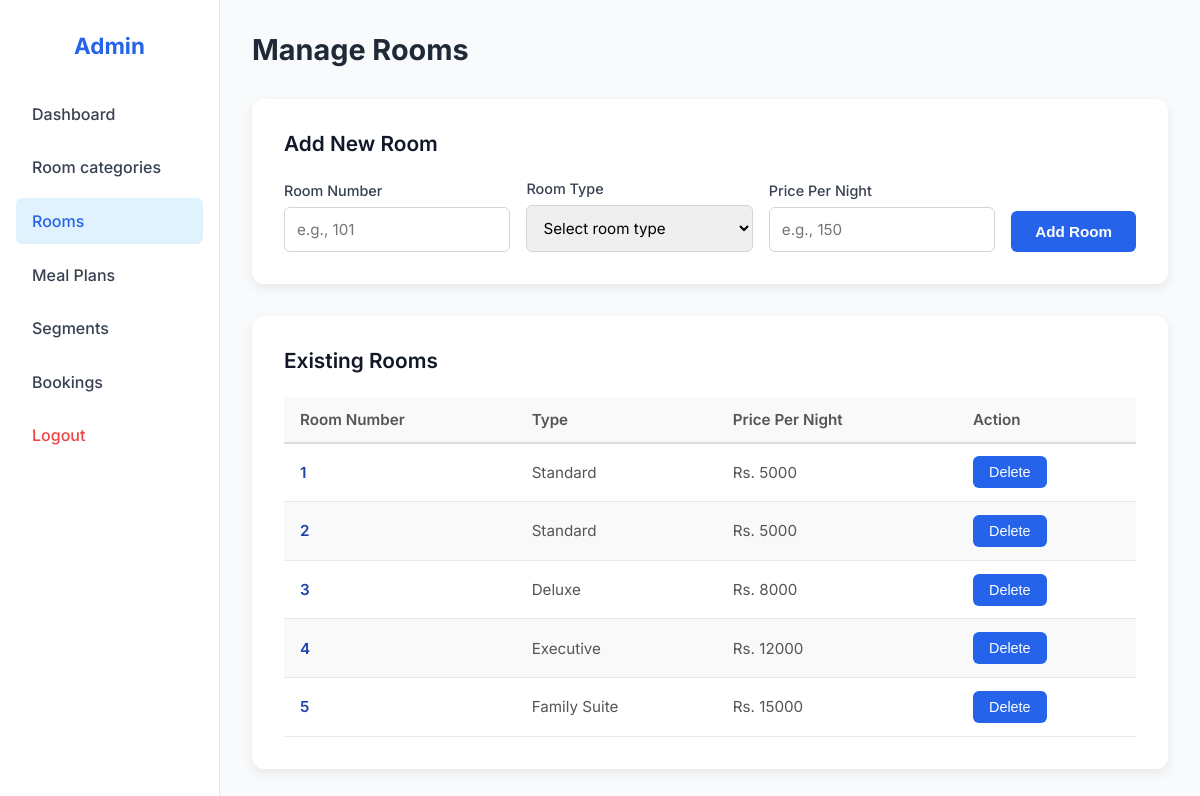
Screenshot of /admin/rooms (signed in) with the database file from the repository.
### tables this page shows
CREATE TABLE rooms (
            room_id INTEGER PRIMARY KEY AUTOINCREMENT,
            room_number TEXT UNIQUE NOT NULL,
            room_type_id INTEGER NOT NULL,
            price_per_night INTEGER,
            FOREIGN KEY(room_type_id) REFERENCES room_types(room_type_id) ON DELETE CASCADE
        );

CREATE TABLE room_types (
            room_type_id INTEGER PRIMARY KEY AUTOINCREMENT,
            room_type_name TEXT UNIQUE NOT NULL,
            description TEXT,
            price_per_night INTEGER,
            image_path TEXT
        );

### app.py (the view, shortened to what this page needs)
@app.route("/admin/rooms", methods=["GET", "POST"])
@admin_required
def manage_rooms():
    conn = get_db_connection()
    room_types = conn.execute("SELECT * FROM room_types").fetchall()
    rooms = conn.execute("""
        SELECT r.room_id, r.room_number, t.room_type_name, t.image_path, r.price_per_night,
               t.price_per_night AS type_default_price
        FROM rooms r
        JOIN room_types t ON r.room_type_id = t.room_type_id
        ORDER BY r.room_number
    """).fetchall()
    conn.close()
    return render_template("manage_rooms.html", rooms=rooms, room_types=room_types)

### app.py (called while the page is built)
def get_db_connection():
    conn = sqlite3.connect(DB_PATH)
    conn.row_factory = sqlite3.Row
    conn.execute("PRAGMA foreign_keys = ON")
    return conn

def admin_required(f):
    @wraps(f)
    def decorated(*args, **kwargs):
        if not session.get("is_admin"):
            flash("Admin access required.", "danger")
            return redirect(url_for("login"))
        return f(*args, **kwargs)
    return decorated

### templates/manage_rooms.html (shortened to what this page needs)
<!DOCTYPE html>
<html lang="en">
<head>
    <link rel="stylesheet" href="{{ url_for('static', filename='css/manage_rooms.css') }}">
    <link rel="stylesheet" href="{{ url_for('static', filename='css/flash.css') }}">
</head>
<body>
    <div class="dashboard">
        <aside class="sidebar">
            <h2>Admin</h2>
            <nav>
                <a href="{{ url_for('admin_dashboard') }}">Dashboard</a>
                <a href="{{ url_for('manage_room_types') }}">Room categories</a>
                <a href="{{ url_for('manage_rooms') }}" class="active">Rooms</a>
                <a href="{{ url_for('manage_meal_plans') }}">Meal Plans</a>
                <a href="{{ url_for('manage_market_segments') }}">Segments</a>
                <a href="{{ url_for('admin_view_bookings') }}">Bookings</a>
                <a href="{{ url_for('logout') }}" class="logout">Logout</a>
            </nav>
        </aside>
        <main class="main-content">
            <header class="main-header">
                <h1>Manage Rooms</h1>
            </header>
            <div class="card">
                <h2>Add New Room</h2>
                <form method="POST">
                    <div class="form-group">
                        <label for="room_number">Room Number</label>
                        <input name="room_number" id="room_number" type="text" placeholder="e.g., 101" required>
                    </div>
                    <div class="form-group">
                        <label for="room_type_id">Room Type</label>
                        <select name="room_type_id" id="room_type_id" required>
                            <option value="">Select room type</option>
                        </select>
                    </div>
                    <div class="form-group">
                        <label for="price_per_night">Price Per Night</label>
                        <input name="price_per_night" id="price_per_night" type="number" min="0" step="0.01"
                            placeholder="e.g., 150">
                    </div>
                    <button type="submit" class="btn-primary">Add Room</button>
                </form>
            </div>
            <div class="card">
                <h2>Existing Rooms</h2>
                <div class="table-wrapper">
                    <table>
                        <thead>
                            <tr>
                                <th>Room Number</th>
                                <th>Type</th>
                                <th>Price Per Night</th>
                                <th>Action</th>
                            </tr>
                        </thead>
                        <tbody>
                            {% for r in rooms %}
                            <tr>
                                <td>{{ r.room_number }}</td>
                                <td>{{ r.room_type_name }}</td>
                                <td>Rs. {{ r.price_per_night }}</td>
                                <td>
                                    <form method="POST" action="{{ url_for('delete_room', room_id=r.room_id) }}"
                                        onsubmit="return confirm('Are you sure you want to delete this room?');">
                                        <button type="submit" class="btn-danger">Delete</button>
                                    </form>
                                </td>
                            </tr>
                            {% else %}
                            <tr>
                                <td colspan="4" class="empty-state">No rooms yet.</td>
                            </tr>
                            {% endfor %}
                        </tbody>
                    </table>
                </div>
            </div>
        </main>
    </div>
</body>
</html>

### static/css/manage_rooms.css (style rules this page uses)
* { margin: 0; padding: 0; box-sizing: border-box; }
body { font-family: 'Inter', sans-serif; background: #f9fafb; color: #1f2937; }
.dashboard { display: flex; min-height: 100vh; }
.sidebar { width: 220px; background: #ffffff; border-right: 1px solid #e5e7eb; padding: 2rem 1rem; position: fixed; height: 100vh; }
.sidebar h2 { font-size: 1.4rem; font-weight: 700; text-align: center; margin-bottom: 2rem; color: #2563eb; }
.sidebar nav { display: flex; flex-direction: column; gap: 0.5rem; }
.sidebar nav a { padding: 0.8rem 1rem; color: #374151; text-decoration: none; border-radius: 6px; font-weight: 500; transition: all 0.2s; }
.sidebar nav a:hover, .sidebar nav a.active { background: #e0f2fe; color: #2563eb; }
.sidebar nav a.logout { margin-top: auto; color: #ef4444; }
.main-content { flex: 1; margin-left: 220px; padding: 2rem; }
.main-header { margin-bottom: 2rem; }
.main-header h1 { font-size: 1.8rem; font-weight: 700; }
.card { background: white; border-radius: 12px; box-shadow: 0 4px 12px rgba(0, 0, 0, 0.08); padding: 2rem; margin-bottom: 2rem; }
.card h2 { font-size: 1.3rem; font-weight: 600; margin-bottom: 1.5rem; color: #111827; }
form { display: flex; flex-wrap: wrap; gap: 1rem; align-items: flex-end; }
.form-group { flex: 1; min-width: 180px; }
.form-group label { display: block; font-weight: 500; margin-bottom: 0.5rem; color: #374151; font-size: 0.9rem; }
input, select { width: 100%; padding: 0.75rem; border: 1px solid #d1d5db; border-radius: 6px; font-family: inherit; font-size: 0.95rem; transition: all 0.2s; }
.btn-primary { background: #2563eb; color: white; border: none; padding: 0.75rem 1.5rem; font-weight: 600; border-radius: 6px; cursor: pointer; transition: all 0.2s; font-size: 0.95rem; }
.table-wrapper { overflow-x: auto; }
table { width: 100%; border-collapse: collapse; font-size: 0.95rem; }
table th { background: #f9f9f9; color: #555; font-weight: 600; text-align: left; padding: 0.8rem 1rem; border-bottom: 2px solid #ddd; }
table td { padding: 0.8rem 1rem; border-bottom: 1px solid #e8e8e8; color: #555; }
table tbody tr:nth-child(even) { background: #f9f9f9; }
table tbody tr td:first-child { font-weight: 600; color: #1e40af; }
.btn-danger { background: #2563eb; color: white; border: none; padding: 0.5rem 1rem; border-radius: 6px; cursor: pointer; font-size: 0.9rem; transition: background 0.2s; }

### rows the page displays
rooms: room_number "1", room_type_name "Standard", price_per_night "5000"
rooms: room_number "2", room_type_name "Standard", price_per_night "5000"
rooms: room_number "3", room_type_name "Deluxe", price_per_night "8000"
rooms: room_number "4", room_type_name "Executive", price_per_night "12000"
rooms: room_number "5", room_type_name "Family Suite", price_per_night "15000"
